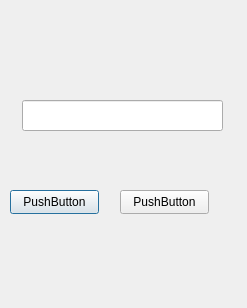
<?xml version="1.0" encoding="UTF-8"?>
<ui version="4.0">
 <class>RoomDalogWidget</class>
 <widget class="QDialog" name="RoomDalogWidget">
  <property name="geometry">
   <rect>
    <x>0</x>
    <y>0</y>
    <width>247</width>
    <height>308</height>
   </rect>
  </property>
  <property name="windowTitle">
   <string>Dialog</string>
  </property>
  <widget class="QLineEdit" name="lineEdit">
   <property name="geometry">
    <rect>
     <x>22</x>
     <y>100</y>
     <width>201</width>
     <height>31</height>
    </rect>
   </property>
  </widget>
  <widget class="QPushButton" name="pushButton">
   <property name="geometry">
    <rect>
     <x>10</x>
     <y>190</y>
     <width>89</width>
     <height>24</height>
    </rect>
   </property>
   <property name="text">
    <string>PushButton</string>
   </property>
  </widget>
  <widget class="QPushButton" name="pushButton_2">
   <property name="geometry">
    <rect>
     <x>120</x>
     <y>190</y>
     <width>89</width>
     <height>24</height>
    </rect>
   </property>
   <property name="text">
    <string>PushButton</string>
   </property>
  </widget>
 </widget>
 <resources/>
 <connections/>
</ui>
